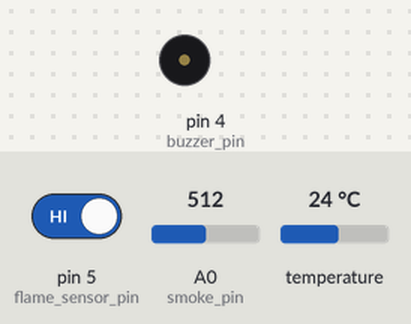
The sketch below on a simulated Arduino Uno, built with avr-gcc and run on an emulated ATmega328P. Parts: buzzer (waves = sounding, pin HIGH). Inputs (shaded band) come from the test bench; at power-on: pin 5 (flame_sensor_pin) HIGH, A0 (smoke_pin) = 512, temperature 24 °C. The modem accepts every AT command (registered, SIM ready, sends succeed) and sends nothing else; what the sketch prints to the serial monitor is not drawn.

Above: at 0.1 s.
At 1.9 s:
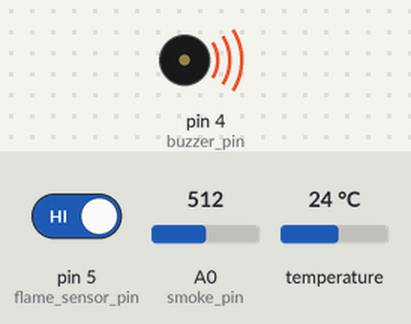
Timing chart, 0 to 3.4 s (numbered marks = the images above):
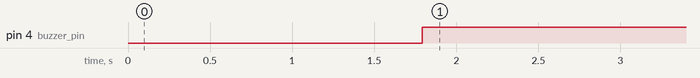

The sketch:

project.ino
```cpp
#include <SoftwareSerial.h>
#include <OneWire.h>
#include <DallasTemperature.h>

// ================= PHONE NUMBERS =================
const String PHONE_1 = "+63912345678"; // Sample Number
const String PHONE_2 = "";             // optional
const String PHONE_3 = "";             // optional

// ================= SIM800L =================
#define rxPin 2
#define txPin 3
SoftwareSerial sim800L(rxPin, txPin);

// ================= PINS =================
#define flame_sensor_pin 5
#define buzzer_pin 4
#define smoke_pin A0
#define ONE_WIRE_BUS 6   // DS18B20 data pin

// ================= SENSORS =================
OneWire oneWire(ONE_WIRE_BUS);
DallasTemperature sensors(&oneWire);

// ================= VARIABLES =================
boolean fire_flag = 0;

void setup() {
  Serial.begin(115200);
  sim800L.begin(9600);

  pinMode(flame_sensor_pin, INPUT);
  pinMode(buzzer_pin, OUTPUT);

  Serial.println("Initializing SIM800L...");
  sim800L.println("AT+CREG?");
  delay(1000);

  sensors.begin(); // DS18B20 init
}

void loop() {
  int flame_value = digitalRead(flame_sensor_pin);
  int smoke_value = analogRead(smoke_pin);

  sensors.requestTemperatures();
  float temperature = sensors.getTempCByIndex(0);

  Serial.print("Flame: "); Serial.print(flame_value);
  Serial.print(" | Smoke: "); Serial.print(smoke_value);
  Serial.print(" | Temp: "); Serial.println(temperature);

  bool flameDetected = (flame_value == LOW);
  bool smokeDetected = (smoke_value > 400);
  bool highTemp = (temperature > 50);

  if (flameDetected || smokeDetected || highTemp) {
    digitalWrite(buzzer_pin, HIGH);

    if (!fire_flag) {
      fire_flag = 1;
      Serial.println("🔥 FIRE DETECTED! CALLING...");
      make_multi_call();
    }
  } else {
    digitalWrite(buzzer_pin, LOW);
    fire_flag = 0;
  }

  delay(1000);
}

// ================= CALL FUNCTIONS =================
void make_multi_call() {
  if (PHONE_1 != "") make_call(PHONE_1);
  if (PHONE_2 != "") make_call(PHONE_2);
  if (PHONE_3 != "") make_call(PHONE_3);
}

void make_call(String phone) {
  Serial.println("Calling " + phone);
  sim800L.println("ATD" + phone + ";");
  delay(20000);
  sim800L.println("ATH");
  delay(2000);
}
```

Measured:
- by itself, pin 4 (buzzer_pin): LOW → HIGH at 1.8 s
